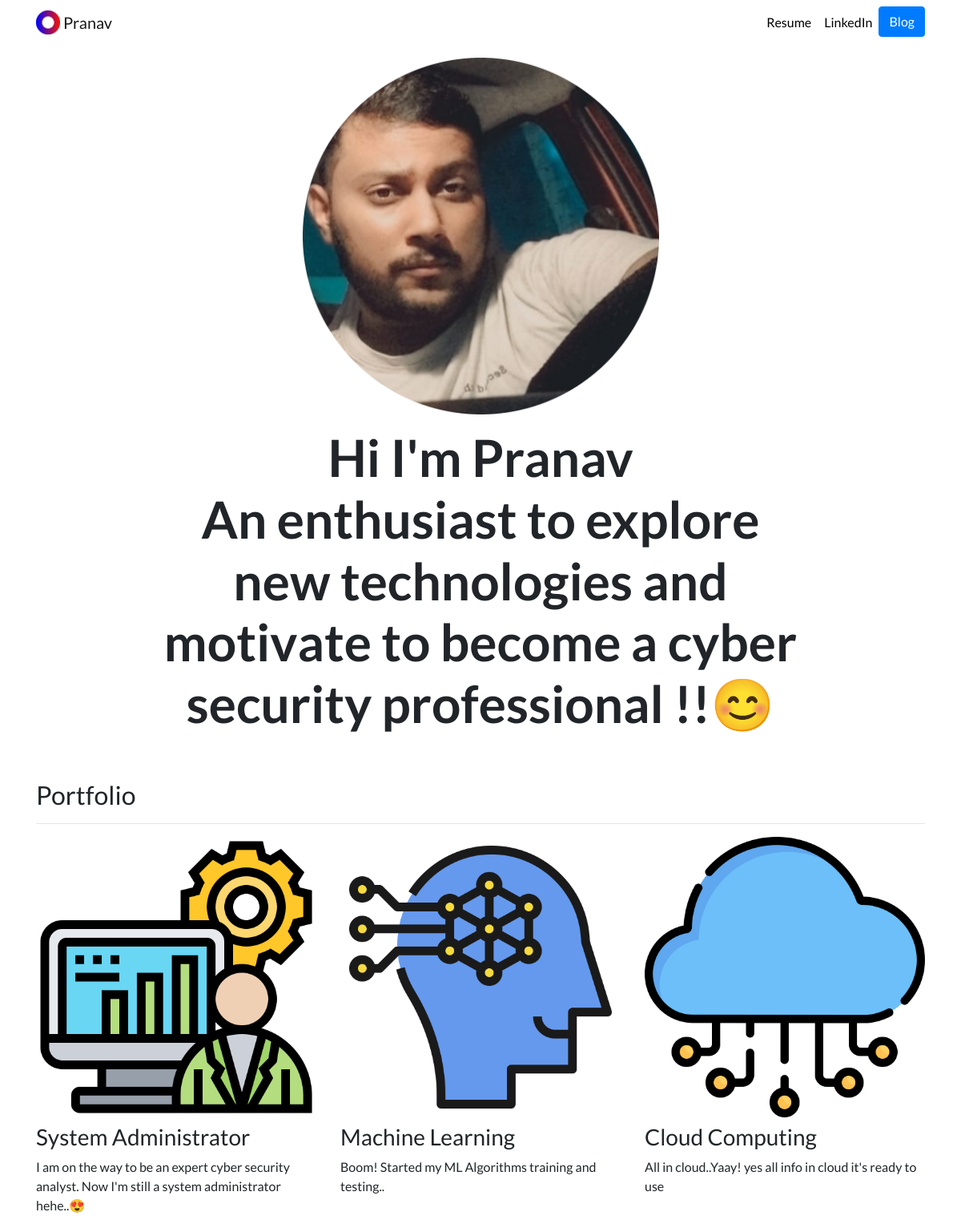
The page / on the database its author committed.
### portfolio/models.py (models this page shows, shortened)
class Project(models.Model):
    title = models.CharField(max_length=100)
    description = models.CharField(max_length=250)
    image = models.ImageField(upload_to = 'portfolio/images/')
    url = models.URLField(blank=True)

### portfolio/views.py (the view)
# urls.py: 2. Add a URL to urlpatterns:  path('', views.home, name='home')
def home(request):
    projects = Project.objects.all()
    return render(request, 'portfolio/home.html', {'projects':projects})

### portfolio/templates/portfolio/home.html
{% extends "portfolio/base.html" %}
{% load static %}
{% block content %}
<div class="row justify-content-center my-3">
  <div class="col-5">
    <img src="{% static 'portfolio/my_pic-modified.png' %}" class="img-fluid">
  </div>
</div>
<div class="row justify-content-center mb-3">
  <div class="col-md-9 text-center">
    <h1 id="hometext" class="font-weight-bold">Hi I'm Pranav <br> An enthusiast to explore new technologies and motivate to become a cyber security professional !!😊</h1>
  </div>
</div>
<h2 class="mt-5">Portfolio</h2>
<hr>
<div class="row">
  {% for project in projects %}
  <div class="col-lg-4 col-md-6">
    {% if project.url %}
    <a href="{{ project.url }}">
      <img src="{{ project.image.url }}" class="img-fluid mb-2">
    </a>
    {% else %}
    <img src="{{ project.image.url }}" class="img-fluid mb-2">
    {% endif %}
    <h3>{{ project.title }}</h3>
    <p>{{ project.description }}</p>
  </div>
  {% endfor %}
</div>
{% endblock %}

### portfolio/static/portfolio/custom.css (style rules this page uses)
body { font-family: 'Lato', sans-serif; }
@media (min-width: 992px) { #hometext { font-size: 4rem; } }

### rows shown on the page
Project: image (picture), title "System Administrator", description "I am on the way to be an expert cyber security analyst. Now I'm still a system administrator hehe..😍"
Project: image (picture), title "Machine Learning", description "Boom! Started my ML Algorithms training and testing.."
Project: image (picture), title "Cloud Computing", description "All in cloud..Yaay! yes all info in cloud it's ready to use"
